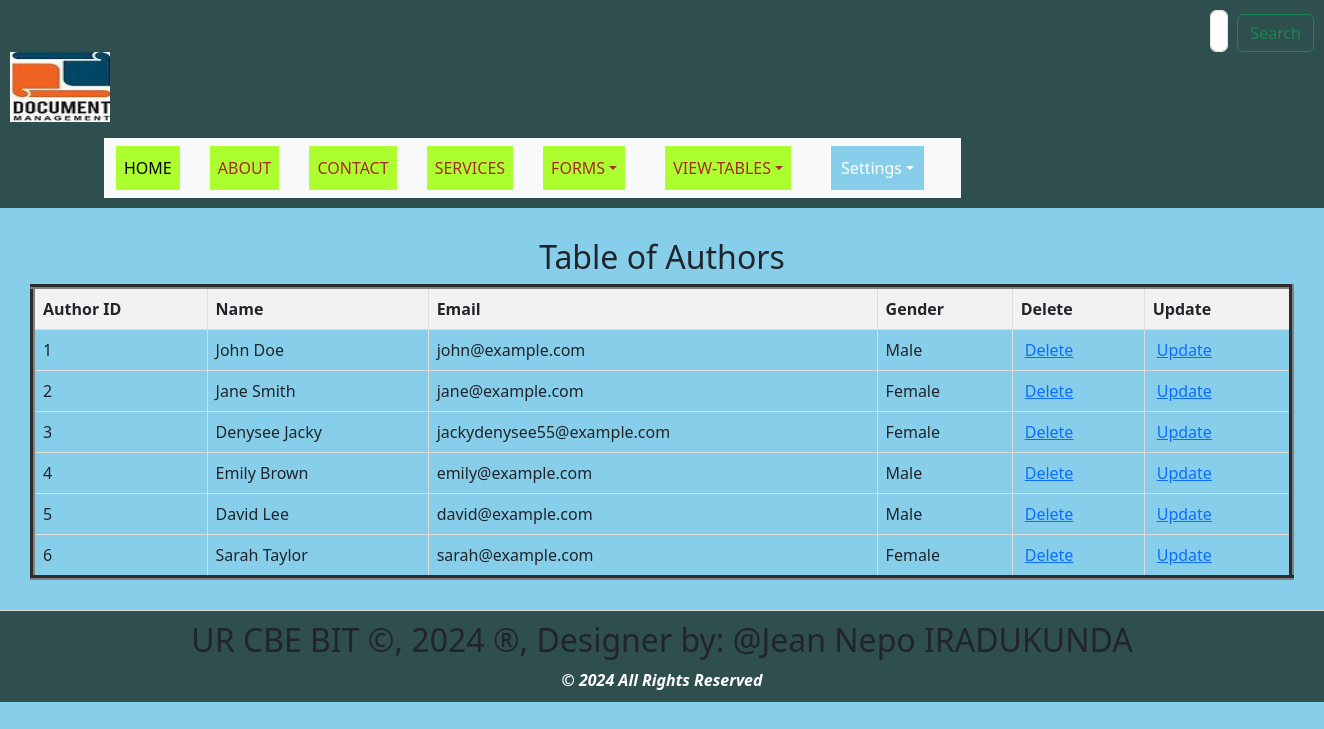
Screenshot of /view_authors.php with the database file from the repository.
### tables this page shows
CREATE TABLE `authors` (
  `AuthorID` int(11) NOT NULL,
  `Name` varchar(255) DEFAULT NULL,
  `Email` varchar(255) DEFAULT NULL,
  `Gender` varchar(10) DEFAULT NULL
);

### view_authors.php (the view, shortened to what this page needs)
<!DOCTYPE html>
<html lang="en">
<head>
  <link rel="stylesheet" type="text/css" href="styles.css" title="style 1" media="screen, tv, projection, handheld, print"/>
<link rel="stylesheet" type="text/css" href="styles.css" title="style 1" media="screen, tv, projection, handheld, print">
    <link href="https://cdn.jsdelivr.net/npm/bootstrap@5.3.3/dist/css/bootstrap.min.css" rel="stylesheet">
</head>
<body style="background-color: skyblue;">
<header>
    <form class="d-flex" role="search" action="search.php" method="GET">
        <input class="form-control me-2" type="search" placeholder="Search" aria-label="Search" name="query">
        <button class="btn btn-outline-success" type="submit">Search</button>
    </form>
    <ul style="list-style-type: none; padding: 0;">
        <li style="display: inline; margin-right: 10px;">
           <a href="home.html">
            <img src="./Images/Logo.jpeg" width="100" height="70" alt="Logo"> </a>
        </li>
    </ul>
    <div class="container">
        <div class="row">
            <div class="col-auto">
                <div class="box">
                    <nav class="navbar navbar-expand-lg bg-body-tertiary">
                        <div class="container-fluid">
                            <div class="collapse navbar-collapse" id="navbarNavDropdown">
                                <ul class="navbar-nav">
                                    <li class="nav-item">
                                        <a class="nav-link active" aria-current="page" href="home.html">HOME</a>
                                    </li>
                                    <li class="nav-item">
                                        <a class="nav-link" href="about.html">ABOUT</a>
                                    </li>
                                    <li class="nav-item">
                                        <a class="nav-link" href="contact.html">CONTACT</a>
                                    </li>
                                    <li class="nav-item">
                                        <a class="nav-link" href="services.html">SERVICES</a>
                                    </li>
                                    <li class="nav-item dropdown">
                                        <a class="nav-link dropdown-toggle" href="#"  data-bs-toggle="dropdown" aria-expanded="false">FORMS</a>
                                    </li>
                                    <li class="nav-item dropdown">
                                        <a class="nav-link dropdown-toggle" href="#" role="button" data-bs-toggle="dropdown" aria-expanded="false">VIEW-TABLES</a>
                                    </li>
                                    <li class="dropdown" style="display: inline; margin-right: 10px;">
                                        <a href="#" class="nav-link dropdown-toggle" style="padding: 10px; color: white; background-color: skyblue; text-decoration: none; margin-right: 15px;">Settings</a>
                                    </li>
                                </ul>
                            </div>
                        </div>
                    </nav>
                </div>
            </div>
        </div>
    </div>
</header>
<section>
<!DOCTYPE html>
<html>
<head>
</head>
<body>
    <center><h2>Table of Authors</h2></center>
    <table border="5">
        <tr>
            <th>Author ID</th>
            <th>Name</th>
            <th>Email</th>
            <th>Gender</th>
            <th>Delete</th>
            <th>Update</th>
        </tr>
        <?php
       include('Database_Connection.php');
        $sql = "SELECT * FROM Authors";
        $result = $connection->query($sql);
        if ($result->num_rows > 0) {
            while ($row = $result->fetch_assoc()) {
                $authorId = $row['AuthorID'];
                echo "<tr>
                    <td>" . $row['AuthorID'] . "</td>
                    <td>" . $row['Name'] . "</td>
                    <td>" . $row['Email'] . "</td>
                    <td>" . $row['Gender'] . "</td>
                    <td><a style='padding:4px' href='delete_authors.php?AuthorID=$authorId'>Delete</a></td>
                    <td><a style='padding:4px' href='update_authors.php?AuthorID=$authorId'>Update</a></td>
                </tr>";
            }
        } else {
            echo "<tr><td colspan='6'>No data found</td></tr>";
        }
        ?>
    </table>
</body>
    </section>
<footer>
 <marquee behavior='alternate'>
<b><h2>UR CBE BIT &copy, 2024 &reg, Designer by: @Jean Nepo IRADUKUNDA</h2></b>
</marquee>
<center><b style="color: white;"><i>&copy 2024 All Rights Reserved</i></b></center>
</footer>
</body>
</html>

### styles.css (style rules this page uses)
body { font-family: Arial, sans-serif; margin: 0; padding: 0; }
header { background-color: darkslategray; padding: 5px; }
nav { display: flex; justify-content: space-between; }
.nav-link { list-style: none; margin: 0; padding: 0; display: inline-block; margin-right: 20px; text-decoration: none; color: black; }
.dropdown { position: relative; display: inline; margin-right: 10px; }
section { padding: 30px; border-bottom: 1px solid #ddd; }
footer { text-align: center; padding: 10px; background-color: darkslategray; }

### view_authors.php (style rules this page uses)
.nav-link { padding: 10px; color: white; background-color: greenyellow; text-decoration: none; margin-right: 30px; text-align: center; }
.nav-link:link { color: brown; }
button.btn { margin-left: 1px; margin-top: 4px; }
input.form-control { margin-left: 1200px; padding: 8px; }
header { background-color: darkslategray; padding: 10px; }
table { width: 100%; border-collapse: collapse; }
th, td { border: 1px solid #ddd; padding: 8px; text-align: left; }
th { background-color: #f2f2f2; }

### rows the page displays
authors: AuthorID "1", Name "John Doe", Email "john@example.com", Gender "Male"
authors: AuthorID "2", Name "Jane Smith", Email "jane@example.com", Gender "Female"
authors: AuthorID "3", Name "Denysee Jacky", Email "jackydenysee55@example.com", Gender "Female"
authors: AuthorID "4", Name "Emily Brown", Email "emily@example.com", Gender "Male"
authors: AuthorID "5", Name "David Lee", Email "david@example.com", Gender "Male"
authors: AuthorID "6", Name "Sarah Taylor", Email "sarah@example.com", Gender "Female"
